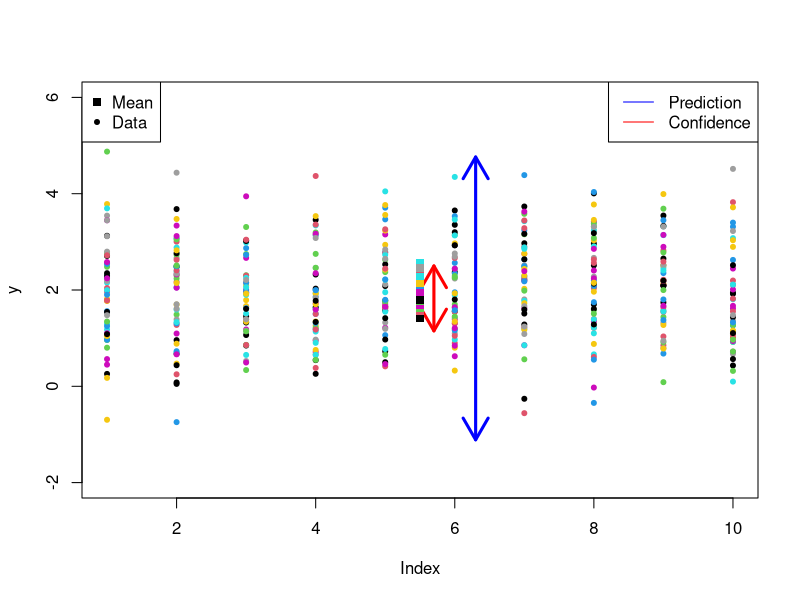
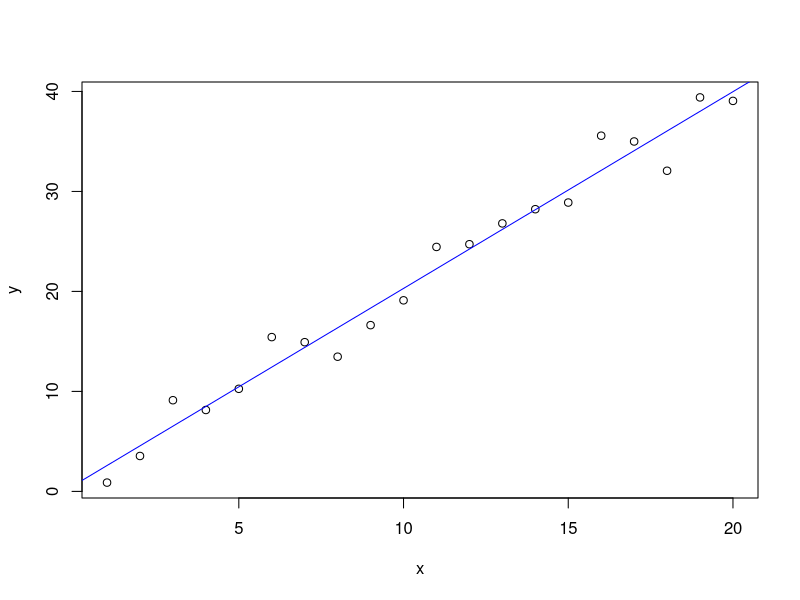
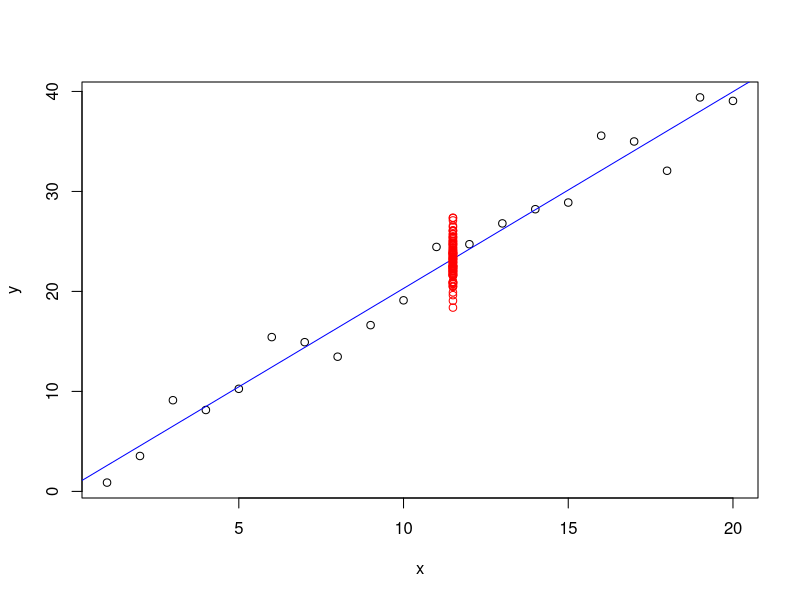
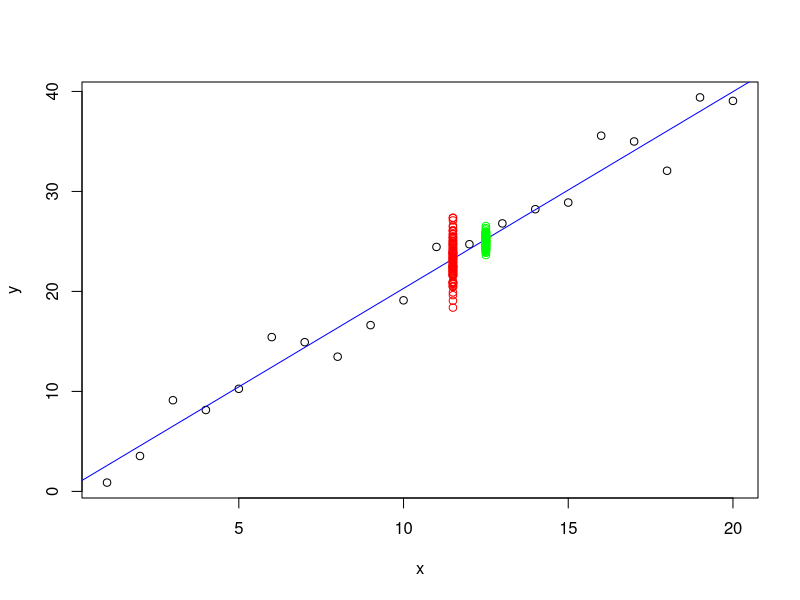

Source code (R) for these figures, in order: (Note: this script raises an error after producing the figures.)
## ---- chunk 1
knitr::opts_chunk$set(fig.align = 'center')
## ---- chunk 2

ci <- function(y, ci_level = 0.95){
  mu = mean(y)
  s = sd(y)
  ci = c(mu - qt(ci_level + (1-ci_level)/2, df = length(y)-1)*s/sqrt(length(y)),
        mu + qt(ci_level + (1-ci_level)/2, df = length(y)-1)*s/sqrt(length(y)))
  return(ci)
}

pi <- function(y, ci_level = 0.95){
  mu = mean(y)
  s = sd(y)
  ci = c(mu - qt(ci_level + (1-ci_level)/2, df = length(y)-1)*(1+s/sqrt(length(y))),
         mu + qt(ci_level + (1-ci_level)/2, df = length(y)-1)*(1+s/sqrt(length(y))))
  return(ci)
}

set.seed(25)
y = rnorm(10, 2, 1)
plot(y, ylim = c(-2,6),pch = 20)
arrows(x0 = 5.7, y0 = ci(y)[1], x1 = 5.7, y1 = ci(y)[2], lwd = 3, code = 3, col = 'red')
arrows(x0 = 6.3, y0 = pi(y)[1], x1 = 6.3, y1 = pi(y)[2], lwd = 3, code = 3, col = 'blue')
for(i in 1:49){
y1 = rnorm(10,2,1)
points(y1, col = i, pch = 20)
points(x = 5.5, y = mean(y1), pch = 15, col = i)
}
legend('topright',c('Prediction','Confidence'),lwd = 1, col = c('blue','red'))
legend('topleft', c('Mean','Data'), pch = c(15, 20))
## ---- chunk 3
set.seed(123)
x = seq(1,20)
y = 2*x + rnorm(length(x), mean = 0, sd = 2)
lmod = lm(y~x)
plot(x,y)
abline(lmod, col = 'blue')
## ---- chunk 4
set.seed(123)
new_obs = 2*11.5 + rnorm(100, mean = 0, sd = 2)
plot(x,y)
abline(lmod, col = 'blue')
points(rep(11.5, length(new_obs)), new_obs, col='red')
## ---- chunk 5
set.seed(123)
mean_obs <- c()
for(i in 1:100){
  obs = 2*12.5 + rnorm(10, mean = 0, sd = 2)
  mean_obs[i]<-mean(obs)
}
plot(x,y)
abline(lmod, col = 'blue')
points(rep(11.5, length(new_obs)), new_obs, col='red')
points(rep(12.5, length(mean_obs)), mean_obs, col = 'green')
## ---- chunk 6
data(fat, package = 'faraway')
lmod <- lm(brozek ~ age + weight + height + neck + chest + 
             abdom + hip + thigh + knee + ankle + biceps + 
             forearm + wrist, data=fat)
summary(lmod)
## ---- chunk 7
x <- model.matrix(lmod)
(x0<-apply(x, 2, median))
(y0<-sum(x0*coef(lmod)))
## ---- chunk 8
predict(lmod, newdata = data.frame(t(x0)))
## ---- chunk 9
predict(lmod, newdata = data.frame(t(x0)), interval = "prediction", level = 0.95)
predict(lmod, newdata = data.frame(t(x0)), interval = "confidence", level = 0.95)
## ---- chunk 10
(x1 <- apply(x,2,function(x) quantile(x,0.95)))
predict(lmod, new = data.frame(t(x1)), interval="prediction")
predict(lmod, new = data.frame(t(x1)), interval="confidence")
## ---- chunk 11
x = seq(-5,5, length.out = 150)
y = 0.5*x + 100 + rnorm(150,mean = 0, sd = 2)
dat = data.frame(x = x, y = y)
lmod = lm(y~x, data = dat)

library(ggplot2)
ggplot(data = dat, aes(x = x, y = y))+
  geom_point()+
  geom_smooth(method = lm, se = T)
## ---- chunk 12
new_dat = cbind(dat, predict(lmod, interval = 'prediction'))
ggplot(data = new_dat, aes(x = x, y = y))+
  geom_point()+
  geom_smooth(method = lm, se = T)+
  geom_line(aes(y=lwr), color = 'red', linetype = 'dashed')+
  geom_line(aes(y=upr), color = 'red', linetype = 'dashed')
